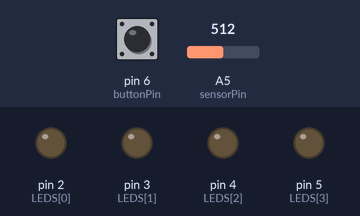
Bench run of a sketch on a simulated Arduino Uno, built with avr-gcc and run on an emulated ATmega328P. Parts: output pins drawn as LEDs (lit = HIGH). Dashed ring = blinking. Inputs (shaded band) come from the test bench; at power-on: pin 6 (buttonPin) LOW, A5 (sensorPin) = 512.

Above: at 1.2 s.
1.3 s: pin 6 (buttonPin) pulled HIGH for 0.15 s
At 1.72 s:
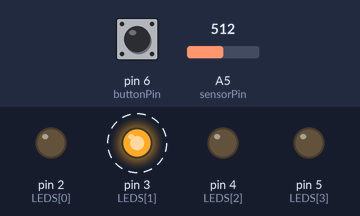
4.4 s: A5 (sensorPin) set to 900
7.4 s: A5 (sensorPin) set to 511
10.4 s: pin 6 (buttonPin) pulled HIGH for 1 s
At 10.9 s:
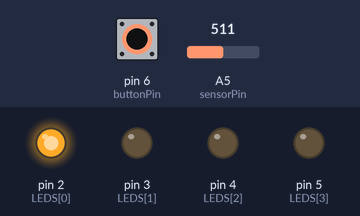
12.9 s: pin 6 (buttonPin) pulled HIGH for 3.2 s
At 16.5 s:
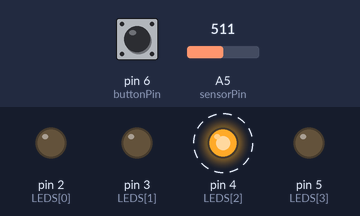
Timing chart, 0 to 19.6 s (numbered marks = the images above; inputs shaded):
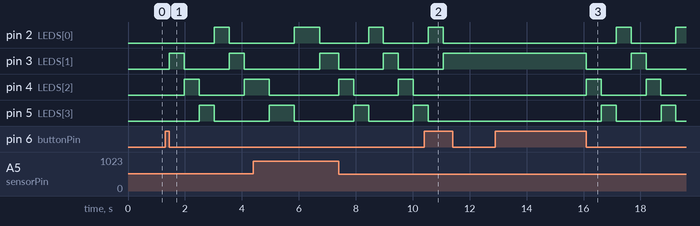

The sketch:

example.ino
```cpp
int LEDS[] = {2, 3, 4, 5};
int NB_LEDS = 4;
int currentLed = 0;

byte sensorPin = A5;
byte buttonPin = 6;

byte lastButtonState = LOW;
byte doAnimation = LOW;

unsigned long toggledTime = 0;

void ledAnimation(int time) {
  unsigned long timeElapsedSinceLastToggle = millis() - toggledTime;

  digitalWrite(LEDS[currentLed], HIGH);
  if (timeElapsedSinceLastToggle >= time) {
    digitalWrite(LEDS[currentLed], LOW);
    toggledTime = millis();
    currentLed += 1;
  }

  if (currentLed >= NB_LEDS) {
    currentLed = 0;
  }
}

void setup() {
  Serial.begin(9600);

  pinMode(buttonPin, INPUT);
  for (int i = 0; i < NB_LEDS; i++) {
    pinMode(LEDS[i], OUTPUT);
  }
}

void loop() {
  int sensorValue = 0;
  int timeValue = 0;
  int buttonState = digitalRead(buttonPin);

  if (buttonState != lastButtonState) {
    lastButtonState = buttonState;
    if (buttonState == LOW) {
      doAnimation = (doAnimation == HIGH) ? LOW: HIGH;
    }
  }
  if (doAnimation == HIGH) {
    sensorValue = analogRead(sensorPin);
    timeValue = map(sensorValue, 0, 1023, 50, 1000);
    ledAnimation(timeValue);
  }
  delay(1);
}
```

Measured:
- after the input at 1.3 s, pin 2 (LEDS[0]): LOW → HIGH after 1.7 s, → LOW 0.52 s later; pin 3 (LEDS[1]): alternates HIGH for 0.52 s and LOW for 1.6 s, starting after 0.15 s; pin 4 (LEDS[2]): LOW → HIGH after 0.68 s, → LOW 0.52 s later, → HIGH 1.6 s later; pin 5 (LEDS[3]): LOW → HIGH after 1.2 s, → LOW 0.52 s later
- after the input at 10.4 s, pin 3 (LEDS[1]): goes on until 11.1 s, then stays HIGH; pin 4 (LEDS[2]): stays LOW (without the input it goes to HIGH after 1.2 s); pin 5 (LEDS[3]): goes on until 10.5 s, then stays LOW
- after the input at 12.9 s, pin 2 (LEDS[0]): LOW → HIGH after 4.2 s, → LOW 0.52 s later, → HIGH 1.6 s later; pin 3 (LEDS[1]): HIGH → LOW after 3.2 s, → HIGH 1.6 s later, → LOW 0.52 s later
